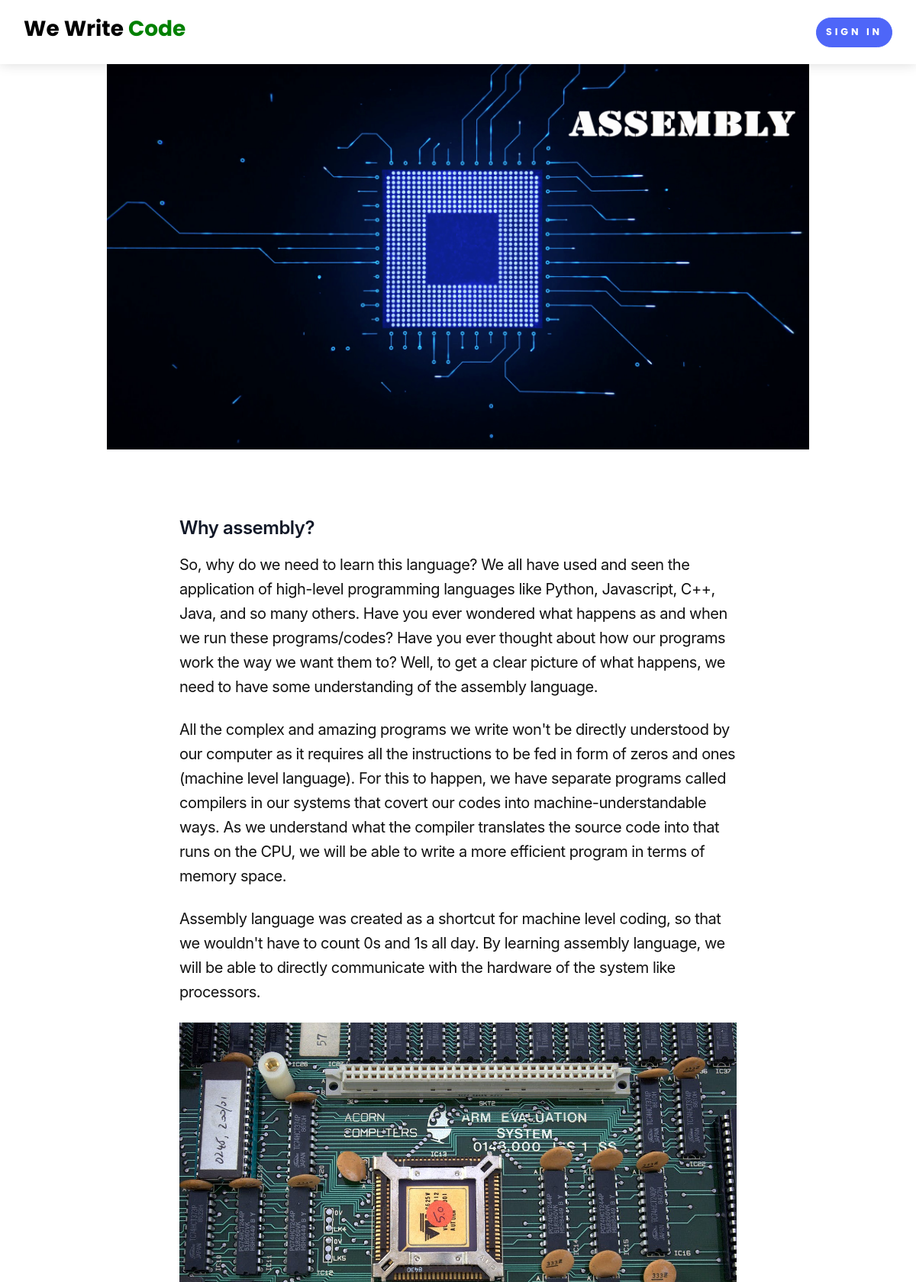
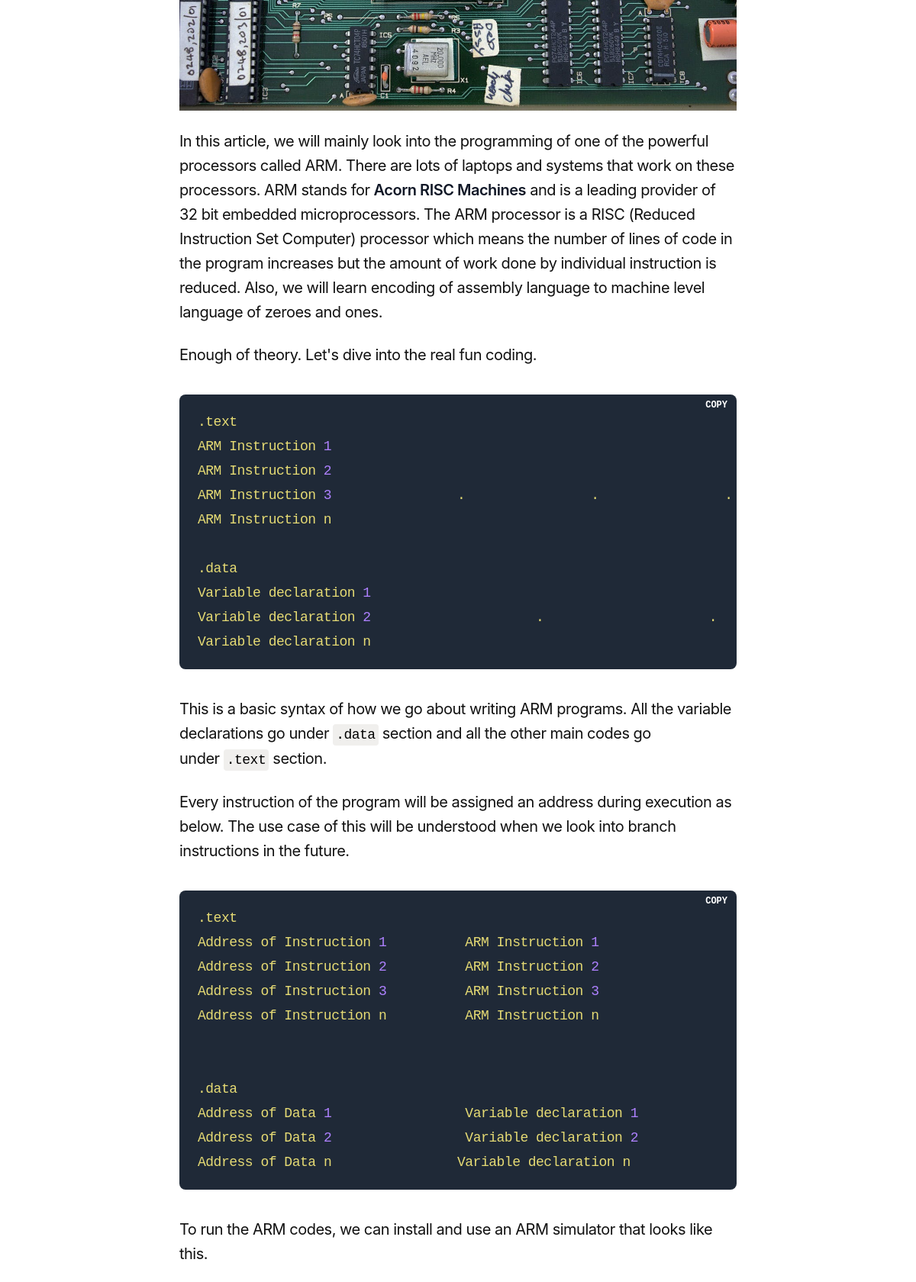
/blog_detail/introduction-to-assembly-language/ (upper part), run on the app's committed database (2 pictures, top to bottom).
### Home/models.py (models this page shows, shortened)
class BlogModel(models.Model):
    user = models.ForeignKey(User, blank=True, null=True, on_delete=models.CASCADE)
    title = models.CharField(max_length=1000)
    content = FroalaField()
    slug = models.SlugField(max_length=1000, null=True, blank=True)
    image = models.ImageField(upload_to="BlogImage")
    created_at = models.DateTimeField(auto_now_add=True)
    update_at = models.DateTimeField(auto_now=True)
    def __str__(self):
        return self.title

### Home/views.py (the view)
# urls.py: path('blog_detail/<slug>/', blog_detail, name="blog_detail"),
def blog_detail(request, slug):
    print("slug:", slug)
    try:
        data = {'blog_detail': BlogModel.objects.filter(slug = slug).first()}
        print("data: ", data)
    except Exception as e:
        print(e)
    return render(request, "home/blog_detail.html", data)

### templates/home/blog_detail.html
{% extends "base.html" %}
{% block content %}
<section>
    <div class="container">
        <div class="row text-center">
            <div class="col-xl-10 mx-auto"><img class="img-fluid mb-5"
                    src="{{blog_detail.image.url}}"
                    alt="cover_photo"></div>
        </div>
        <div class="row">
            <div class="col-xl-8 col-lg-10 mx-auto">
                <div class="text-content">
                    {{blog_detail.content |safe }}
                </div>
            </div>
        </div>
    </div>
</section>
{% endblock %}

### data on the page
BlogModel: image (picture), content "Why assembly? So, why do we need to learn this language? We all have used and seen the application of high-level programming languages like Python, Javascript, C++, Java, and so many others. Have you ever wondered what happens as and when we run these programs/codes? Have you ever thought about how our programs work the way we want them to? Well, to get a clear picture of what happens, we need to have some understanding of the assembly language. All the complex and amazing programs we write won't be directly understood by our computer as it requires all the instructions to be fed in form of zeros and ones (machine level language). For this to happen, we have separate programs called…", content (picture)
